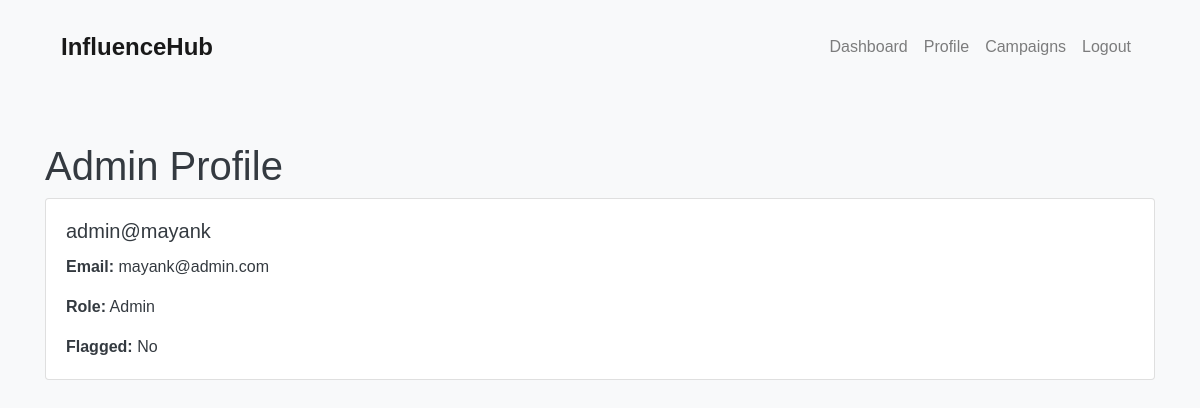
The app's page /profile/7 (signed in) with its own data.
### app/models.py (models this page shows)
class User(db.Model):
    id = db.Column(db.Integer, primary_key=True)
    username = db.Column(db.String(64), index=True, unique=True)
    email = db.Column(db.String(120), index=True, unique=True)
    password_hash = db.Column(db.String(128))
    role = db.Column(db.String(64))
    flagged = db.Column(db.Boolean, default=False)

### app/routes.py (the view)
@app.route('/profile/<int:user_id>')
@login_required
def profile(user_id):
    user = User.query.get_or_404(user_id)
    if user.role == 'admin':
        return render_template('admin/admin_profile.html', user=user)
    elif user.role == 'sponsor':
        sponsor = Sponsor.query.filter_by(user_id=user.id).first()
        return render_template('sponsor/sponsor_profile.html', user=user, sponsor=sponsor)
    elif user.role == 'influencer':
        influencer = Influencer.query.filter_by(user_id=user.id).first()
        calculate_reach(influencer.id)
        return render_template('influencer/influencer_profile.html', user=user, influencer=influencer)
    else:
        return redirect(url_for('index'))

### app/templates/admin/admin_profile.html (shortened to what this page needs)
{% extends "partials/base.html" %}
{% block content %}
<div class="container mt-5">
    <h1>Admin Profile</h1>
    <div class="card">
        <div class="card-body">
            <h5 class="card-title">{{ user.username }}</h5>
            <p class="card-text"><strong>Email:</strong> {{ user.email }}</p>
            <p class="card-text"><strong>Role:</strong> Admin</p>
            <p class="card-text"><strong>Flagged:</strong> {{ 'Yes' if user.flagged else 'No' }}</p>
        </div>
    </div>
</div>
{% endblock %}

### app/templates/partials/base.html (style rules this page uses)
body { font-family: Arial, sans-serif; background-color: #f8f9fa; color: #343a40; margin: 0 0; padding: 0 0; }

### records on screen
User: username "admin@mayank", email "mayank@admin.com", flagged "No"
